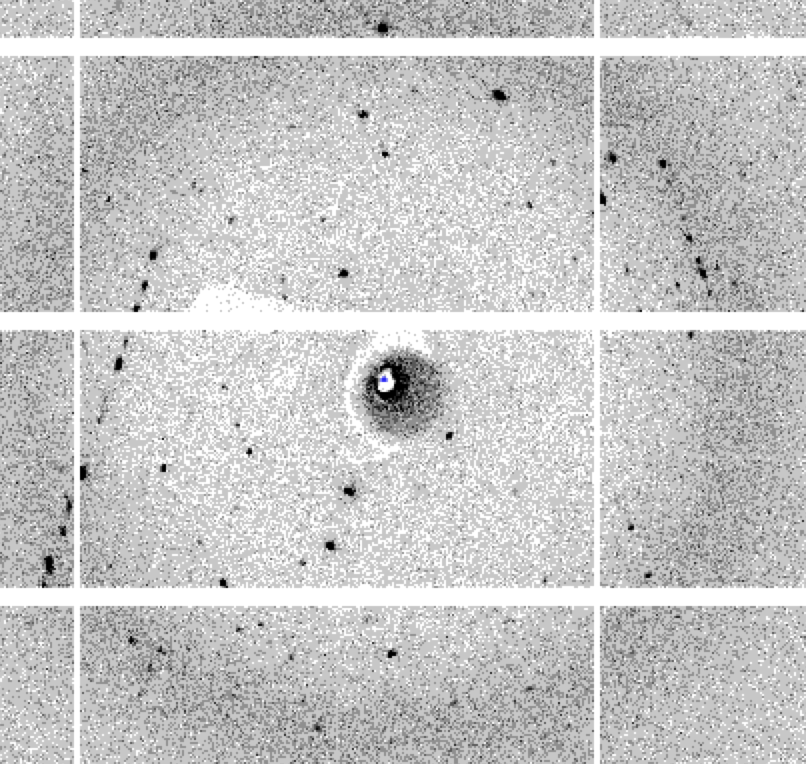
#> input picture diffraction.png, 806 x 764 px
$ jupyter execute --allow-errors image-process-opencv.ipynb
#> lines starting #> are read from the running program, lines starting #| are printed output that depends on the picture; after the words box and inside, x2 and y2 are one past the last pixel; in counts of white or black regions, pixels touching at a corner belong together
# Geometric Operations and Other Image Tools

## Objectives
In this part of the workshop, you will learn how to transform images using geometric transformations. This allows you to perform different operations to move, reshape and rotate an image. In the second part of the lab, you will learn how to implement a simple feature recognition algorithm.

We will keep track of the changes you make using git and we will push the code to your own personal github repository.

### Start tracking changes

In the terminal (bottom panel), type:

> git init

This will create a hidden .git folder — Git will now track all your changes. Now you can define the branch of your repository that you will edit.

> git branch -M main

> git remote add "your_name" https://github.com/your-username/Digital-Skills.git

> git remote remove origin

And then re-add origin as above

> git push -u "your_name" main

Open the Source Control tab (icon on the left sidebar).

You should see your committed files.

Add your name to the top of this markdown cell and save the file.

In the terminal:

Stage the change

> git add .

Commit the change

> git commit -m "Describe what changed"

Push

> git push

You should now see the new code in your github repository

Now we will look at using python for some image processing tasks.

Import the packages you will need by running the cell below.

You may need to install cv2 using the command *pip3 install opencv-python* in the terminal.

*Open CV* is a computer vision library that is commonly used in scientific applications to manipulate, process and interpret images. It can also be used to support machine learning applications.

[cell 1]
import matplotlib.pyplot as plt
import cv2
import numpy as np
import pandas as pd

Below we define a helper function to plot two images side-by-side. You will not need to understand this code this moment, but this function will be used in this tutorial to showcase the results.

[cell 2]
def plot_image(image_1, image_2,title_1="Orignal",title_2="New Image"):
    plt.figure(figsize=(10,10))
    plt.subplot(1, 2, 1)
    plt.imshow(image_1,cmap="gray")
    plt.title(title_1)
    plt.subplot(1, 2, 2)
    plt.imshow(image_2,cmap="gray")
    plt.title(title_2)
    plt.show()

#  Geometric Transformations

 Geometric transformations allow you to perform different operations like translation i.e. to move, reshape and rotate an image.

## Scaling

We can resize an image using the function `resize()` from `cv2` module for this purpose.  You can specify the scaling factor or the size of the image:

We will now generate a simple toy image.

Annotate the cell below with the following comments that describe what each line of code does (the comments are not in the correct order)
- Fill a 4×4 square in the center of the toy_image with maximum brightness (white) for a pixel in an 8-bit grayscale  image. The 8-bit grayscale range is 0 = black → 255 = white.
- Print a numerical array representating the image.
- Create a toy_image that is 6×6 array filled with zeros — this is your blank (black) image.
- Display the plot.
- Plot the image in grayscale.

[cell 3]
toy_image = np.zeros((6,6))
toy_image[1:5,1:5]=255
toy_image[2:4,2:4]=0
plt.imshow(toy_image,cmap='gray')
plt.show()
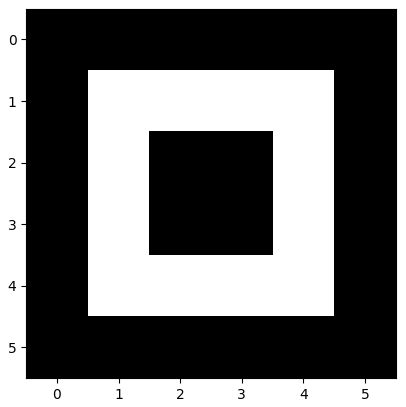
#> figure drawn by matplotlib, 1 panel
toy_image

We can rescale along a specific axis:

- `fx`: scale factor along the horizontal axis
- `fy`: scale factor along the vertical axis

The interpolation setting decides how new pixel values are guessed when an image is resized.

INTER_NEAREST uses the value of the closest pixel and may produce a 'blocky' image.

INTER_CUBIC looks at several nearby pixels to make the image smoother.

We will use INTER_NEAREST first since we are dealing with a simple image.

[cell 4]
new_toy = cv2.resize(toy_image,None,fx=2, fy=1, interpolation = cv2.INTER_NEAREST )
plt.imshow(new_toy,cmap='gray')
plt.show()
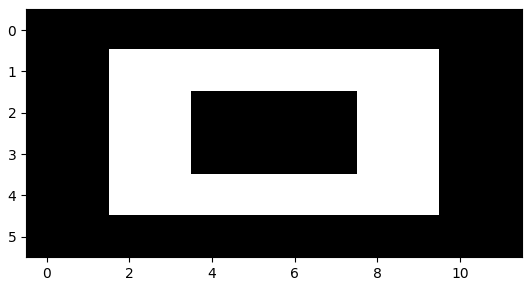
#> figure drawn by matplotlib, 1 panel

In the cell below write a code snippet to scale the original toy image so that it is a 10 x 10 square and plot the scaled image.

#> (a cell that did not finish here is left out)

You can now commit this change to your github repository using the terminal:

> git add .

> git commit -m "Describe what changed"

> git push

Remember to do this when you add or change any code.

### Looking at real images

Consider the following image:

This is an X-ray diffraction image, to use these images to solve a 3D structure we need to process them and find the position and intensities of the reflections (or spots). The images are quite noisy which can cause problems when identifying the spot positions.

We will use the computer vision package to process this image in different ways.

First we will import it as 'image'

[cell 6]
image = cv2.imread("diffraction.png", cv2.IMREAD_GRAYSCALE) # We are importing this image as gray scale as we will use this later in the workshop.
plt.imshow(cv2.cvtColor(image, cv2.COLOR_BGR2RGB))
plt.show()

We can scale the vertical axis by two.

[cell 7]
new_image = cv2.resize(image, None, fx=1, fy=2, interpolation=cv2.INTER_CUBIC)
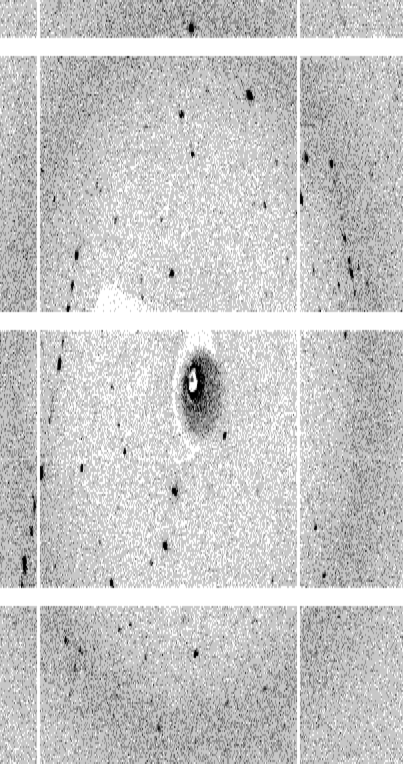
#> new_image: shape (1528, 806) (shown at 1/2 size); min 0, max 255, mean 198.9
plt.imshow(cv2.cvtColor(new_image, cv2.COLOR_BGR2RGB))
plt.show()
print("old image shape:", image.shape, "new image shape:", new_image.shape)
#| old image shape: (764, 806) new image shape: (1528, 806)

We can also shrink the image by setting the scaling factor to a real number between 0 and 1:

[cell 8]
new_image = cv2.resize(image, None, fx=1, fy=0.5, interpolation=cv2.INTER_CUBIC)
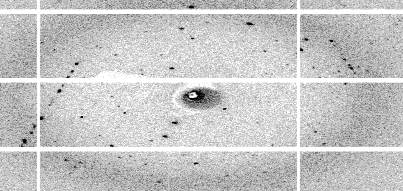
#> new_image: shape (382, 806) (shown at 1/2 size); min 0, max 255, mean 199
plt.imshow(cv2.cvtColor(new_image, cv2.COLOR_BGR2RGB))
plt.show()
print("old image shape:", image.shape, "new image shape:", new_image.shape)
#| old image shape: (764, 806) new image shape: (382, 806)

We can  also specify the number of rows and columns:

[cell 9]
rows = 500
cols = 500

[cell 10]
new_image = cv2.resize(image, (rows, cols), interpolation=cv2.INTER_CUBIC)
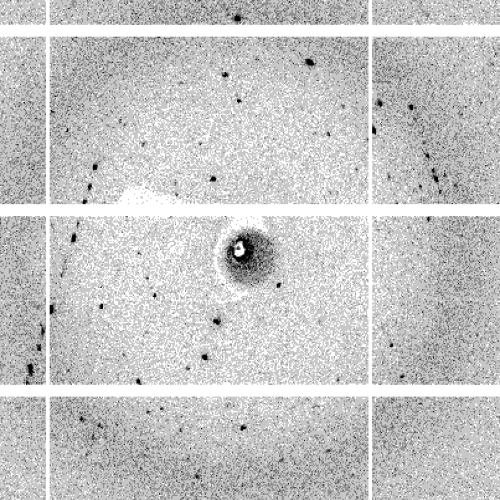
#> new_image: shape (500, 500); min 0, max 255, mean 198.9
plt.imshow(cv2.cvtColor(new_image, cv2.COLOR_BGR2RGB))
plt.show()
print("old image shape:", image.shape, "new image shape:", new_image.shape)
#| old image shape: (764, 806) new image shape: (500, 500)

Now change the code above so that there are 500 rows and 500 columns, save the picture as 'diffraction_500.png' inside the current repository. You will notice it appears in the explorer menu on the left hand side of the screen.

You should commit after this change.

You will need to use a slight different version of git add

> git add -A

This command adds all changes everywhere in the repo:

- new files (including the image you have jused saved)

- modified files

- deleted files

> git commit "Describe what you have done"

> git push

## Translation

Translation is  when you  shift the location of the image. <code>tx</code> is the number of pixels you shift the location in the horizontal direction and <code>ty</code> is the number of pixels you shift in the vertical direction. You can create the transformation matrix $M$ to shift the image.

In this example, we shift an image 100 pixels horizontally.

We can use different commands to change the oritentation of the image.

In the code space below import 'molecule.png' as image2 using the cv2.imread command.

To preserve the colours don't use the grayscale command.

Is it time to commit again?

[cell 11]
tx = 100
ty = 0
M = np.float32([[1, 0, tx], [0, 1, ty]])
M

The shape of the image is given by:

#> (a cell that did not finish here is left out)

We use the function <code>warpAffine</code> from the <code>cv2</code> module. The first input parater is an image array, the second input parameter is the transformation matrix <code>M</code>, and the final input paramter is the length and width of the output image $(cols,rows)$:

#> (a cell that did not finish here is left out)

We can plot the image; the portions of the image that do not have any intensities are set to zero:

[cell 14]
plt.imshow(cv2.cvtColor(new_image, cv2.COLOR_BGR2RGB))
plt.show()

We can see some of the original image has been cut off. We can fix this by changing the output image size: <code>(cols + tx,rows + ty)</code>:

#> (a cell that did not finish here is left out)

We can shift the image horizontally:

[cell 16]
tx = 0
ty = 50
M = np.float32([[1, 0, tx], [0, 1, ty]])
#> (the rest of this cell did not finish here and is left out)

## Rotation

We can rotate an image by angle θ which is achieved by the Rotation Matrix <code>getRotationMatrix2D</code>.

<p><code>center</code>: Center of the rotation in the source image. We will only use the center of the image.</p>
<p><code>angle</code>: Rotation angle in degrees. Positive values mean counter-clockwise rotation (the coordinate origin is assumed to be the top-left corner).</p>
<p><code>scale</code>: Isotropic scale factor, in this course the value will be one.</p>

We can rotate our toy image by 45 degrees:

[cell 17]
theta = 45.0
M = cv2.getRotationMatrix2D(center=(3, 3), angle=theta, scale=1)
new_toy_image = cv2.warpAffine(toy_image, M, (6, 6))

[cell 18]
plot_image(toy_image, new_toy_image, title_1="Orignal", title_2="rotated image")
#> in plot_image, `plt.show()`:
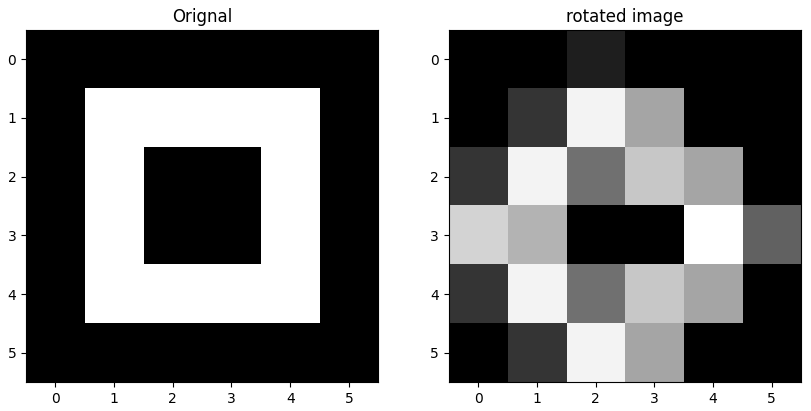
#> figure drawn by matplotlib, 2 panels

Looking at intensity values, we see that many values have been interpolated:

[cell 19]
new_toy_image

We can perform the same operation on color images:

#> (a cell that did not finish here is left out)

[cell 21]
M = cv2.getRotationMatrix2D(center=(cols // 2 - 1, rows // 2 - 1), angle=theta, scale=1)
#> (the rest of this cell did not finish here and is left out)

[cell 22]
plt.imshow(cv2.cvtColor(new_image, cv2.COLOR_BGR2RGB))
plt.show()

# Mathematical Operations

## Array Operations

We can perform array operations on an image; Using Python broadcasting, we can add a constant to each pixel's intensity value.

#> (a cell that did not finish here is left out)

We can also multiply every pixel's intensity value by a constant value.

#> (a cell that did not finish here is left out)

We can add the elements of two arrays of equal shape. In this example, we generate an array of random noise with the same shape and data type as our image.

[cell 25]
Noise = np.random.normal(0, 10, (rows, cols, 3)).astype(np.uint8)
Noise.shape

We add the generated noise to the image and plot the result. We see the values that have corrupted the image:

#> (a cell that did not finish here is left out)

## False colouring

Sometimes, it’s useful to change how an image is displayed — for example, to highlight contrast or to make features easier to see. In scientific imaging, this is often called false colouring or applying a colour map.

To enhance visual contrast, we can apply a false colour map.
OpenCV has many built-in options such as COLORMAP_JET, COLORMAP_HOT, and COLORMAP_TURBO.

This maps pixel intensity values (dark → bright) to a colour gradient — for instance, blue for low values and red/yellow for high ones.
It’s especially helpful for displaying diffraction patterns or other intensity-based data.

[cell 27]
colored = cv2.applyColorMap(image, cv2.COLORMAP_JET)
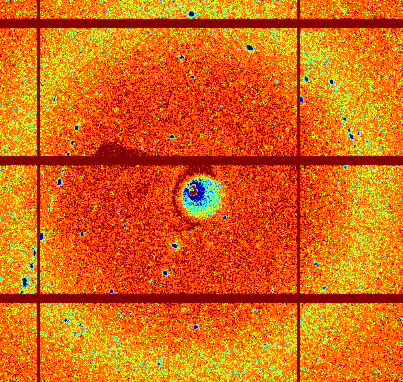
#> colored: shape (764, 806, 3) (shown at 1/2 size); mean B, G, R 10.3, 105.1, 222.6
plt.imshow(cv2.cvtColor(colored, cv2.COLOR_BGR2RGB))
plt.title('Colormapped Image')
plt.show()

You can also change the overall tone of the image by adjusting individual colour channels.
For example, adding more red can create a warm appearance:

[cell 28]
color_img = cv2.cvtColor(image, cv2.COLOR_GRAY2BGR)
tinted = color_img.copy()
tinted[:, :, 2] = cv2.add(tinted[:, :, 2], 80)  # boost red channel
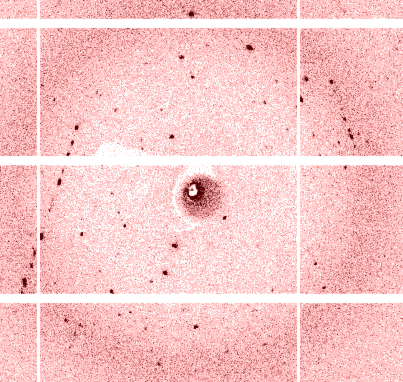
#> tinted: shape (764, 806, 3) (shown at 1/2 size); mean B, G, R 198.9, 198.9, 249.1
plt.imshow(cv2.cvtColor(tinted, cv2.COLOR_BGR2RGB))
plt.title('Red-Tinted Image')
plt.show()

Try changing which channel you boost (0=blue, 1=green, 2=red) to see how it affects the result.

In the cell below try to re-colour molecule.png (image2) using either a filter or boosting a colour channel and save the output.

You can find a full list of filters here:

https://docs.opencv.org/4.x/d3/d50/group__imgproc__colormap.html

## Python image processing and feature recognition

We can use python to remove noise from images, this can be useful when trying to interpret data. Let's look at the diffraction pattern again.

The non-local means denoising (cv2.fastNlMeansDenoising) function removes noise whilst preserving edges in an image.

Try changing the parameters to see how they affect the result:

- h: strength of luminance filter (higher = more smoothing)

- templateWindowSize: size of pixel neighborhood used to compare

- searchWindowSize: size of window to search for similar blocks

[cell 29]
dst = cv2.fastNlMeansDenoising(image, None, h=15, templateWindowSize=7, searchWindowSize=21)
plt.subplot(121),plt.imshow(image)
plt.imshow(image, cmap='gray')
plt.subplot(122),plt.imshow(dst)
plt.imshow(dst, cmap='gray')
plt.show()

To process X-ray diffraction images we need to identify the position of each reflection (or spot) in the image. We can use computer vision tools to help identify the diffraction spots.

First we will convert the image to a binary representation where the dark spots are black and the lighter grey parts are white.

You may want to go back and change the dst filter strength so that only strong diffraction peaks are identified.

[cell 30]
ret, thresh = cv2.threshold(dst, 127, 255, cv2.THRESH_BINARY)
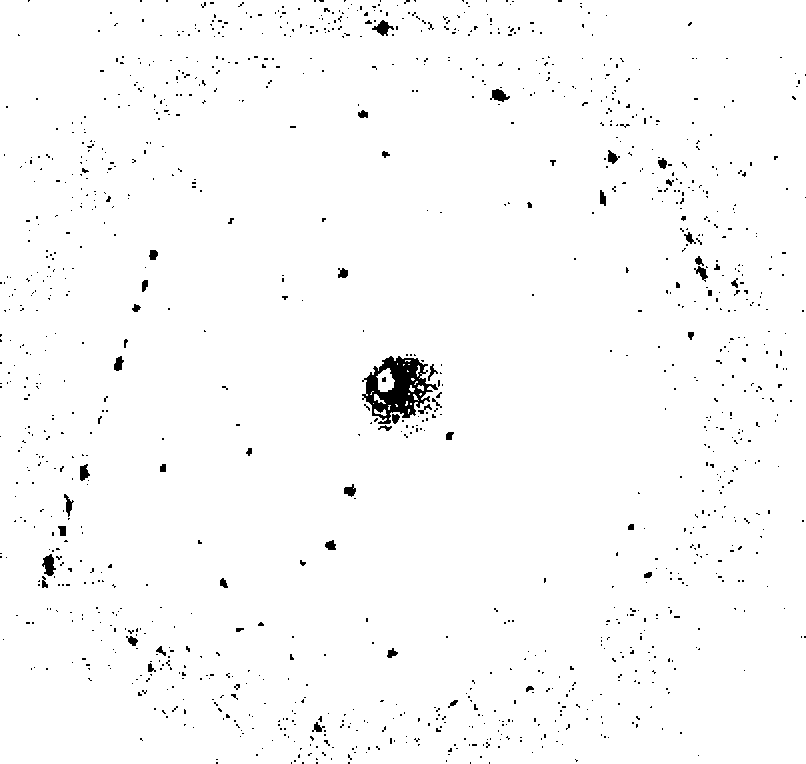
#> thresh: shape (764, 806); 98.3% white; 1189 black regions (1134 under 20 px), largest, box (x1, y1, x2, y2) and area: (362, 356, 438, 424) 2489, (42, 554, 56, 576) 187, (372, 20, 394, 36) 165
plot_image(image, thresh)

Next we will use the *Hough Circle Transform*  to detect the spots. This alogirthm works by transforming points from the image space into a parameter space that represents potential circles. Each edge pixel "votes" for all possible circles that could pass through it, and peaks in this voting space correspond to likely circles in the original image.

The key parameters to tune are:

dp: The inverse ratio of the accumulator resolution — controls detection precision.

minDist: The minimum distance between detected circle centers — avoids multiple detections of the same feature.

param1: The higher threshold for edge detection (Canny filter).

param2: The threshold for circle detection — lower values make detection more sensitive but may increase false positives.

minRadius, maxRadius: The size range of circles to detect.

By experimenting with these parameters, you can accurately isolate circular structures even in noisy or complex datasets, making this method a powerful tool for image analysis in physics and materials science.

[cell 31]
black_circles = cv2.HoughCircles(thresh, cv2.HOUGH_GRADIENT, dp=20, minDist=5, param1=10, param2=20, minRadius=4, maxRadius=50)
#> black_circles = 77 rows, first 8: [410, 390, 16], [50, 470, 38], [290, 710, 38], [490, 50, 38], [610, 690, 38], [670, 610, 38], [50, 570, 14], [90, 170, 16]

[cell 32]
output = cv2.cvtColor(thresh, cv2.COLOR_GRAY2BGR)

if black_circles is not None:
    black_circles = np.uint16(np.around(black_circles))
    for i in black_circles[0, :]:
        radius = i[2]
        center = (i[0], i[1])
        adjusted_radius = max(radius - (radius-2), 15)
        cv2.circle(output, (i[0], i[1]), 2, (0, 0, 250), 5)    # draw center point
        cv2.circle(output, center, adjusted_radius, (0, 255, 0), 1)
#> this loop made 77 passes
#> (i, radius) on passes 1 to 8: ([410, 390, 16], 16), ([50, 470, 38], 38), ([290, 710, 38], 38), ([490, 50, 38], 38), ([610, 690, 38], 38), ([670, 610, 38], 38), ([50, 570, 14], 14), ([90, 170, 16], 16)
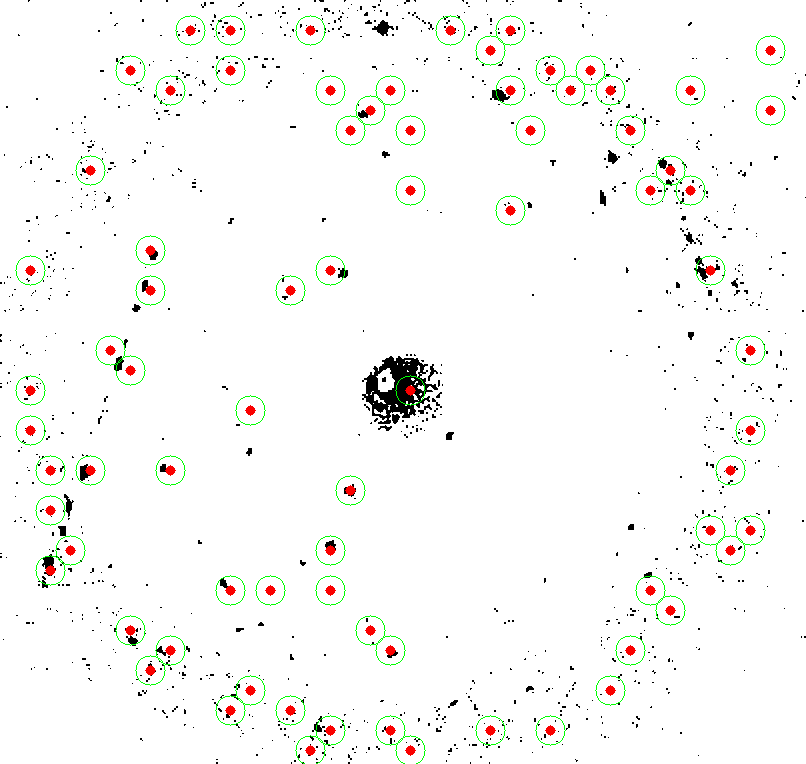
#> output: shape (764, 806, 3); mean B, G, R 246.1, 248.7, 248.3

plt.imshow(output)
plt.title('Detected Circles')
plt.show()

Change the parameters until you find the optimal peak finding settings so that strong peaks are identified and noise is not included.

Save the Detected Circles image.

In the cell below complete the code to print the number of peaks

[cell 33]
num_peaks = black_circles.shape[1]  # number of circles detected
print(num_peaks)  #edit this line
#| 77

And now we will create a data frame containing the peak co-ordinates.

[cell 34]
peak_coords = []
for i in black_circles[0, :]:
    x, y, radius = i[0], i[1], i[2]
    peak_coords.append((x, y))  # only centers
#> this loop made 77 passes
#> after the loop, peak_coords = 77 pairs, first value 30 to 770, second value 30 to 750

df = pd.DataFrame(peak_coords, columns=['x', 'y']) #create a pandas data frame with the coordinates of each spot.
#> df = table of 77 rows and 2 columns
print(df.head()) #print a few lines of the data frame to check
#|      x    y
#| 0  410  390
#| 1   50  470
#| 2  290  710
#| 3  490   50
#| 4  610  690

Let's find the intensity (pixel values) for each peak and add them to the data frame

[cell 35]
intensities = [image[int(y), int(x)] for (x, y) in peak_coords]
#> intensities = 77 values, max 255 at index 3, min 0 at index 55, mean 174.9

df['intensity'] = intensities

print(df.head())
#|      x    y  intensity
#| 0  410  390        131
#| 1   50  470        193
#| 2  290  710        199
#| 3  490   50        255
#| 4  610  690        156
